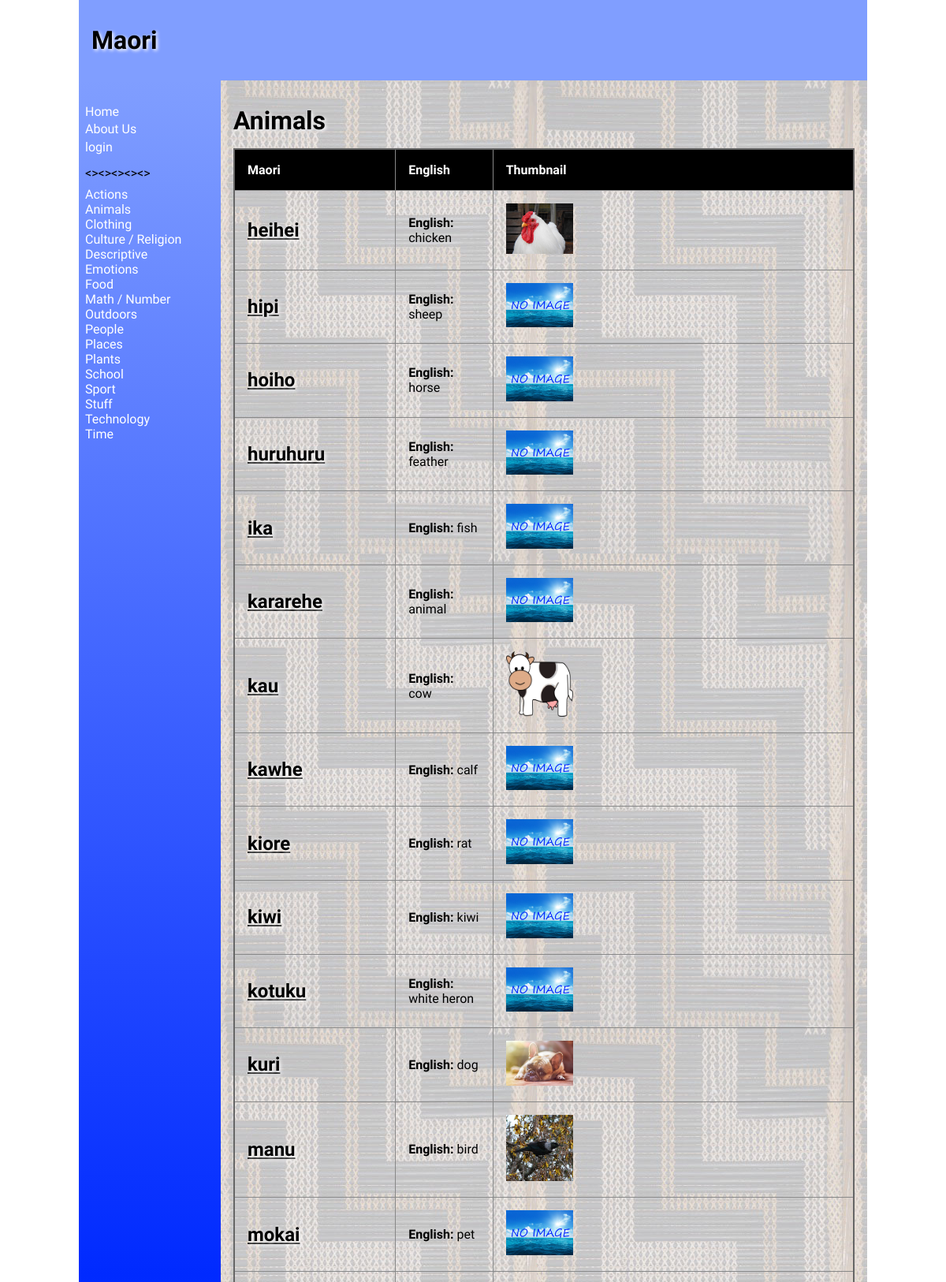
The page /catagories/2 (upper part) on the database its author committed.
### tables this page shows
CREATE TABLE "catalist"
(
    catali  varchar(30),
    cata_id integer
        constraint catalist_pk
            primary key autoincrement
);

CREATE TABLE "product"
(
    name_id    integer
        constraint product_pk
            primary key autoincrement,
    name       varchar(30),
    english    varchar(30),
    category   varchar(100),
    definition varchar(300),
    level      integer,
    image      varchar(100),
    cata_id    integer,
    date_time  vatchar(100),
    edited_by  varchar(30)
);

### app.py (the view)
@app.route("/catagories/<cata_id>", methods=["GET", "POST"])
def render_catagories(cata_id):
    cata_list = sidenav1()
    con = create_connection(DB_NAME)
    query = """SELECT name_id, name, english, cata_id, category, definition, level, image FROM product WHERE cata_id=? ORDER BY name, english"""
    cur = con.cursor()
    cur.execute(query, (cata_id,))
    maori_list = cur.fetchall()
    con = create_connection(DB_NAME)
    query = """SELECT cata_id, catali FROM catalist WHERE cata_id=?"""
    cur = con.cursor()
    cur.execute(query, (cata_id,))
    cata_names_list = cur.fetchall()
    con.close()
    return render_template("catagories.html", cata_names_list=cata_names_list, catagories=cata_list, maori=maori_list,
                           logged_in=is_logged_in(), teacher=is_teacher())

### app.py (called while the page is built)
def create_connection(db_file):
    try:
        connection = sqlite3.connect(db_file)
        return connection
    except Error as e:
        print(e)
    return None

def sidenav1():
    con = create_connection(DB_NAME)
    query = """SELECT cata_id, catali FROM catalist ORDER BY catali"""
    cur = con.cursor()
    cur.execute(query)
    cata_list = cur.fetchall()
    con.commit()
    con.close()
    return cata_list

def is_logged_in():
    if session.get("email") is None:
        print("not logged in")
        return False
    else:
        print("logged in")
        return True

def is_teacher():
    if session.get("teacher") == "on":
        print("is Teacher")
        return True
    else:
        print("not Teacher")
        return False

### templates/catagories.html (shortened to what this page needs)
{% extends 'base1.html' %}
{% block main %}
        <h1>{{ cata_names_list[0][1] }} </h1>
        <table>
            <tr>
                <th>Maori</th>
                <th>English</th>
                <th>Thumbnail</th>
            </tr>
        {% for product in maori %}
        <tr>
            <td><a href="/name/{{product[0]}}"><h2>{{ product[1] }}</h2></a></td>
            <td><p><strong>English: </strong>{{ product[2] }}</p></td>
            <td><img src="/static/images/{{ product[7] }}" class="tableImage"></td>
        </tr>
        {% endfor %}
        </table>
{% endblock %}

### templates/base1.html (shortened to what this page needs)
<!doctype html>
<html lang="en">
<head>
	<link href="{{ url_for('static', filename='style.css') }}" rel="stylesheet">
</head>
<body>
	<div id="container">
		<header>
			<h1>Maori{% block heading %}{% endblock %}</h1>
		</header>
		<nav>
			<ul>
                <li><a href="\">Home</a></li>
            <a href="/contact">About Us</a><li>
			{% if logged_in %}
			<a href="/logout">logout</a><li>
			{% else %}
            <a href="/login">login</a><li>
			{% endif %}
				<p><><><><><></p>
			{% for catalist in catagories %}
        <div>
            <a href="/catagories/{{ catalist[0] }}">{{ catalist[1] }}</a>
        </div>
    		{% endfor %}
			</ul>
		</nav>
		<main>
            {% block main%}{% endblock %}
        </main>
	</div>
</body>
</html>

### static/style.css (style rules this page uses)
* { font-family: Comfortaa, sans-serif; margin: 0; padding: 0; box-sizing: border-box; }
#container { display: grid; grid-template-columns: 75px auto; grid-template-areas: 'nav header' 'main main' 'footer footer'; }
header { grid-area: header; background-color: #809eff; padding: 1rem; }
nav { grid-area: nav; }
main { grid-area: main; padding: 1rem; background-color: #edd; }
h1, h2, h3, h4 { padding: 1rem 0; font-family: 'Suez One', serif; color: #000; text-shadow: 2px 2px 4px #fff; }
p { padding: 0.5rem 0; }
a { color: #222; }
img { width: 100%; }
.tableImage { max-width: 20%; }
table { width: 100%; border: 2px solid #666; border-collapse: collapse; }
th, td { border: 1px solid #888; padding: 1rem; text-align: left; }
th { background-color: #000; color: #fff; }
@media only screen and (min-width: 768px) { #container { grid-template-columns: 180px auto; grid-template-areas: 'header header' 'nav main' 'footer footer'; } }
@media only screen and (min-width: 768px) { nav { background: linear-gradient(180deg, rgb(128, 158, 255) 0%, rgb(0, 42, 255) 50%, rgb(128, 158, 255) 100%); padding: 0.5rem; } }
@media only screen and (min-width: 768px) { nav ul { list-style: none; } }
@media only screen and (min-width: 768px) { nav li { padding: 0.2rem 0; } }
@media only screen and (min-width: 768px) { nav a { color: #fff; text-decoration: none; } }
@media only screen and (min-width: 768px) { main { background-image: url('poutama.jpg'); background-color: rgba(0, 59, 255, 0.18); } }
@media only screen and (min-width: 1000px) { #container { width: 1000px; margin: auto; } }

### rows shown on the page
catalist: catali "Actions"
catalist: catali "Animals"
catalist: catali "Clothing"
catalist: catali "Culture / Religion"
catalist: catali "Descriptive"
catalist: catali "Emotions"
catalist: catali "Food"
catalist: catali "Math / Number"
catalist: catali "Outdoors"
catalist: catali "People"
catalist: catali "Places"
catalist: catali "Plants"
catalist: catali "School"
catalist: catali "Sport"
catalist: catali "Stuff"
catalist: catali "Technology"
catalist: catali "Time"
product: name "heihei", english "chicken", image (picture)
product: name "hipi", english "sheep", image (placeholder picture)
product: name "hoiho", english "horse", image (placeholder picture)
product: name "huruhuru", english "feather", image (placeholder picture)
product: name "ika", english "fish", image (placeholder picture)
product: name "kararehe", english "animal", image (placeholder picture)
product: name "kau", english "cow", image (picture)
product: name "kawhe", english "calf", image (placeholder picture)
product: name "kiore", english "rat", image (placeholder picture)
product: name "kiwi", english "kiwi", image (placeholder picture)
product: name "kotuku", english "white heron", image (placeholder picture)
product: name "kuri", english "dog", image (picture)
product: name "manu", english "bird", image (picture)
product: name "mokai", english "pet", image (placeholder picture)
